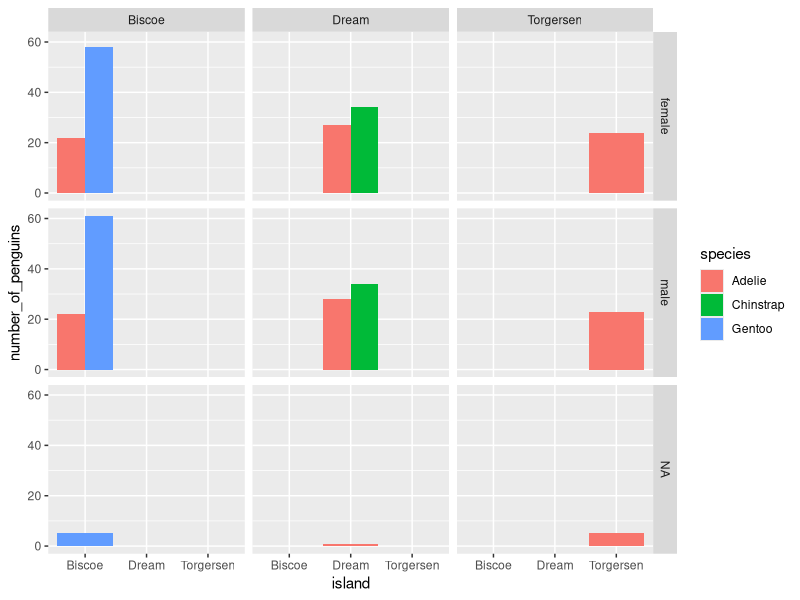
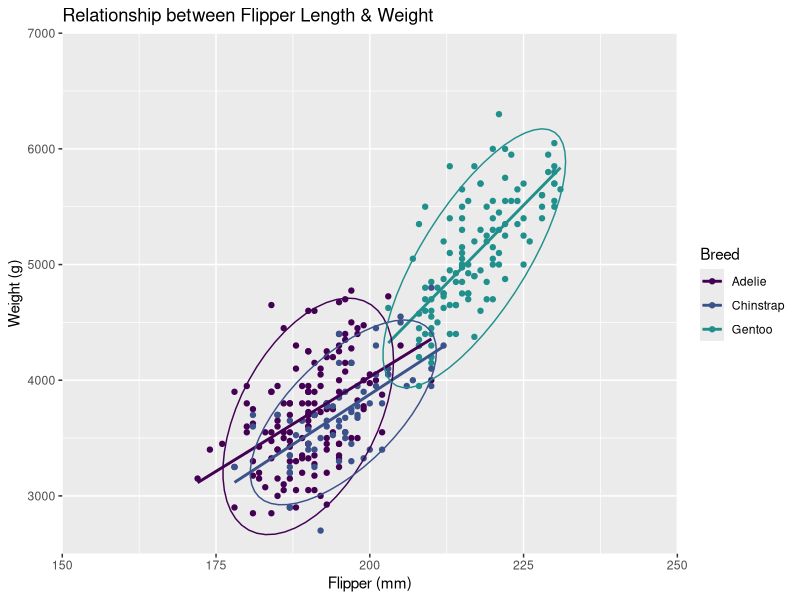

Write the R code that produced these figures, in order.
# Plot how many penguins observed on each island
# and their species
# (bonus) how many of them are female, male, etc. 
library('palmerpenguins')
library('tidyverse')
library("ggplot2")
plotpen <- penguins %>% 
  group_by(sex, species, island) %>% 
  summarize(number_of_penguins = n()) %>% 
  # arrange(desc(island)) %>% 
  ggplot(aes(x = island, 
             y = number_of_penguins, 
             fill = species)) +
  geom_bar(stat = "identity", position = 'dodge') +
  facet_wrap(~ sex)

plotpen + facet_grid(sex~ island) # facet_wrap in multiple dimensions

# Testing values in vectors
vec = c(1,2,3, NA, 5, NA)
is.na(vec)
!is.na(vec) # ! is not NA?
!is.na(penguins$sex)

# Removing the NA values from the filter
penguins %>% 
  filter(!is.na(sex)) %>% 
  View()

# Are penguins with bigger flippers  heavier? 
# Is there a difference between species and sex? 
# make a plot to show that (remove the NA values for sex)
penguins %>% 
  filter(!is.na(sex)) %>% 
  ggplot(aes(x = flipper_length_mm, 
             y = body_mass_g,
             color = species)) +
  geom_point() +
  geom_smooth(method = "lm", se = F) +
  labs(title = "Relationship between Flipper Length & Weight", 
       x = "Flipper (mm)", y = "Weight (g)",
       color = "Breed") +
  scale_colour_viridis_d(end = 0.5) +
  scale_x_continuous(limits = c(150, 250), expand = c(0,0)) +
  scale_y_continuous(limits = c(2500, 7000), expand = c(0,0)) +
  stat_ellipse()
  # ggsave('my_plot.png', width = 10, height = 15, dpi = 300) If I want to save the plot
# you can edit colors manually 
# scale_color_manual(values = c('Chinstrap' ="lightblue",'Gentoo' = orange", 'Adelie' = "green"))

# resolution = w*h*dpi
# (3000 x 4500) 
# (10x300 15x300)
